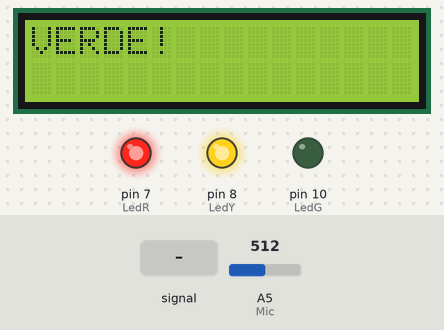
The sketch below on a simulated Arduino Uno, built with avr-gcc and run on an emulated ATmega328P. Shown: 16×2 character LCD, output pins drawn as LEDs (lit = HIGH). Inputs (shaded band) come from the test bench; at power-on: A5 (Mic) = 512.

Above: at 3.2 s.
3.3 s: A5 (Mic) fed a 200 Hz sine of ±460 counts around its level
At 4.34 s:
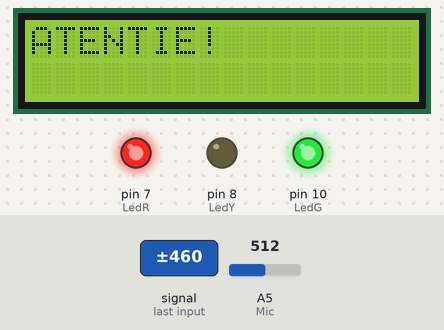
5.3 s: A5 (Mic) set to 716
At 7.0 s:
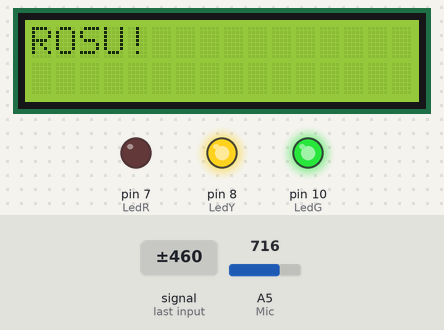
8.3 s: A5 (Mic) set to 792
9.8 s: A5 (Mic) set to 818
At 10.8 s:
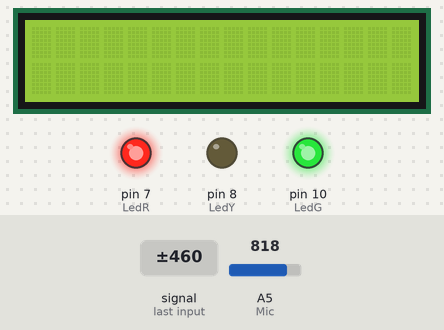
11.4 s: A5 (Mic) set to 790
At 12.2 s:
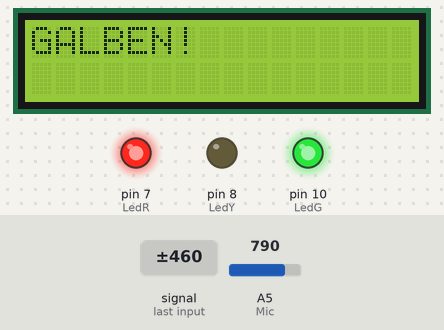
14.0 s: A5 (Mic) set to 910
At 15.5 s:
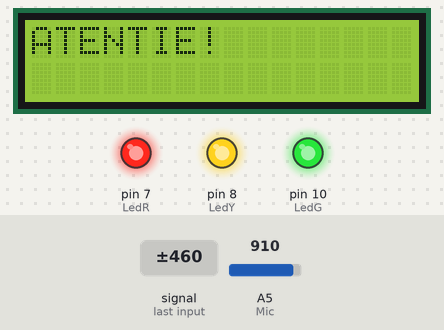
Timing chart, 0 to 16.5 s (numbered marks = the images above; inputs shaded):
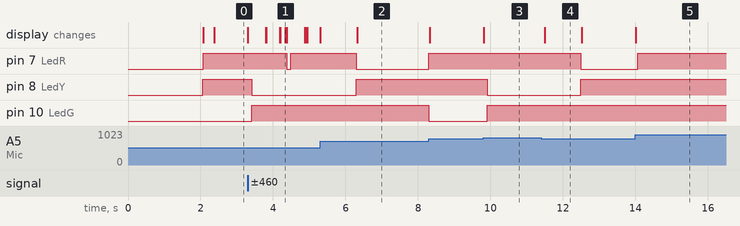

Measured:
- the behaviour switches between 799 and 800 on A5 (Mic) (found by bisection; images 2 and 3)
- after the input at 3.3 s, pin 7 (LedR): HIGH → LOW after 1.1 s instead of 1.3 s; the display: first changes at once (image 1 shows a later state)
- after the input at 5.3 s, pin 8 (LedY): LOW → HIGH after 1.0 s
- after the input at 9.8 s, pin 7 (LedR): stays HIGH (without the input it goes to LOW after 1.0 s); the display: changes at once (image 3)
- after the input at 11.4 s, pin 7 (LedR): HIGH → LOW after 1.1 s; pin 8 (LedY): LOW → HIGH after 1.1 s; the display: changes after 0.09 s (image 4)
- after the input at 14.0 s, pin 7 (LedR): LOW → HIGH after 0.06 s instead of 0.50 s; pin 8 (LedY): stays HIGH (without the input it goes to LOW after 2.0 s); pin 10 (LedG): stays HIGH (without the input it goes to LOW after 0.50 s); the display: first changes at once (image 5 shows a later state)
- what the display in image 4 shows lasts 1.0 s, from 11.5 s to 12.5 s

The sketch:

Smart-Traffic-Light.ino
```cpp
#include <LiquidCrystal.h>

#define LedG 10
#define LedY 8
#define LedR 7
const int Mic = A5;

const int rs = 13, en = 12, d4 = 5, d5 = 4, d6 = 3, d7 = 2;
LiquidCrystal lcd(rs, en, d4, d5, d6, d7);


enum TrafficState {
  StateR,
  StateG,
  StateY,
  EmergencyState
};


TrafficState StartState = StateR;

unsigned long timer = 0;
unsigned long sum = 0;
unsigned long media = 0;

void setup() {
  pinMode(LedG, OUTPUT);
  pinMode(LedY, OUTPUT);
  pinMode(LedR, OUTPUT);
  lcd.begin(16, 2);

  Serial.begin(9600);
  lcd.print("Semafor pornit!");
  delay(2000);
  lcd.clear();
}

void loop() {
  switch(StartState) {
    case StateR:
      digitalWrite(LedR, LOW);
      digitalWrite(LedG, HIGH);
      digitalWrite(LedY, HIGH);

      lcd.clear();
      sum = 0;
      lcd.print("ROSU!");
      for(int i = 0; i < 10; i++) {
         sum += analogRead(Mic);
      }
      media = sum / 10;

      if(media >= 800) {
        lcd.clear();
        lcd.print("Autospeciala!");
        StartState = EmergencyState;
      } else if(millis() - timer >= 2000) {
        StartState = StateG;
        timer = millis();
      }
      break;

    case StateG:
      digitalWrite(LedR, HIGH);
      digitalWrite(LedG, LOW);
      digitalWrite(LedY, HIGH);

      lcd.clear();
      sum = 0;
      lcd.print("VERDE!");
      for(int i = 0; i < 10; i++) {
         sum += analogRead(Mic);
      }
      media = sum / 10;

      if(media >= 800) {
        lcd.clear();
        lcd.print("Autospeciala!");
        lcd.clear();
        StartState = EmergencyState;
      } else if(millis() - timer >= 1500) {
        StartState = StateY;
        timer = millis();
      }
      break;

    case StateY:
      digitalWrite(LedR, HIGH);
      digitalWrite(LedG, HIGH);
      digitalWrite(LedY, LOW);

      lcd.clear();
      sum = 0;
      lcd.print("GALBEN!");

      for(int i = 0; i < 10; i++) {
         sum += analogRead(Mic);
      }
      media = sum / 10;

      if(media >= 800) {
        lcd.clear();
        lcd.print("Autospeciala!");
        lcd.clear();
        StartState = EmergencyState;
      } else if(millis() - timer >= 1000) {
        StartState = StateR;
        timer = millis();
      }
      break;

    case EmergencyState:
      lcd.clear();
      while(analogRead(Mic) > 900) {
        lcd.print("ATENTIE!");
        if(timer % 2 == 0) {
          delay(50);
          digitalWrite(LedR, LOW);
        } else {
          delay(50);
          digitalWrite(LedR, HIGH);
        }
        lcd.clear();
      }
      delay(100);
      StartState = StateY;
      timer = millis();
      break;
  }
}
```
